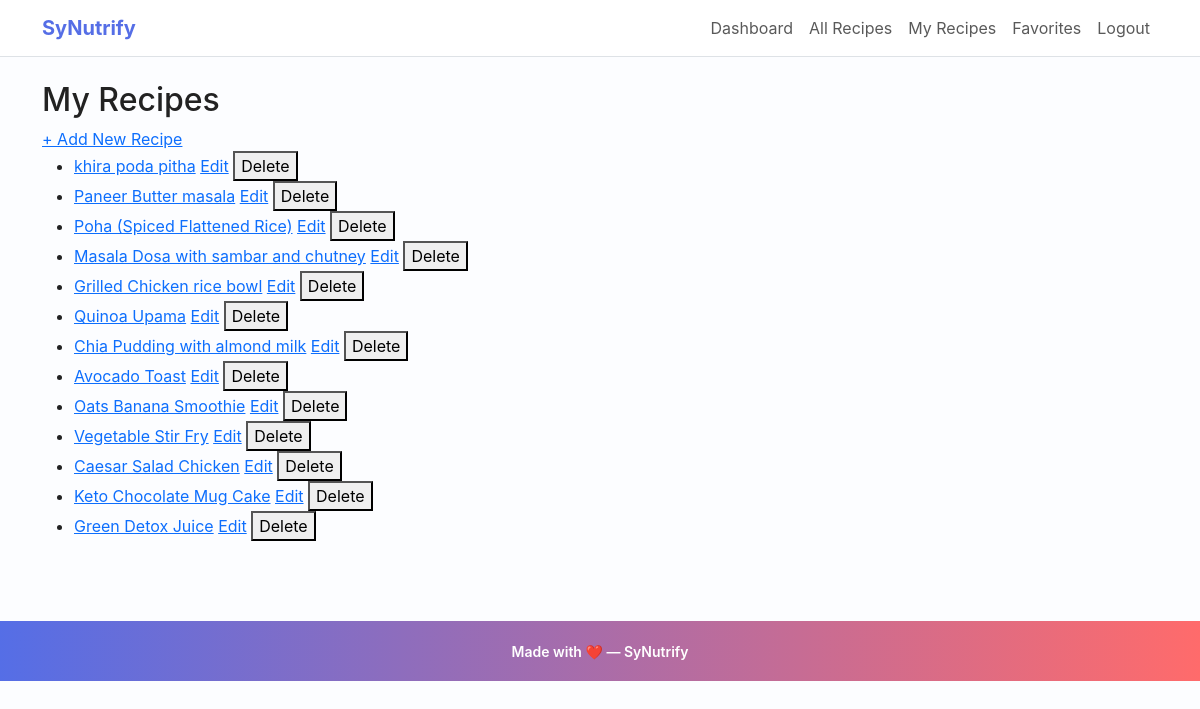
The app's page /my_recipes (signed in) with its own data.
### app.py (models this page shows)
class Recipe(db.Model):
    id = db.Column(db.Integer, primary_key=True)
    title = db.Column(db.String(150), nullable=False)
    image_url = db.Column(db.String(300))        # New: for recipe image
    ingredients = db.Column(db.Text, nullable=False)
    calories = db.Column(db.Float)
    proteins = db.Column(db.Float)
    fats = db.Column(db.Float)
    carbs = db.Column(db.Float)
    fibers = db.Column(db.Float)
    instructions = db.Column(db.Text, nullable=False)
    youtube_url = db.Column(db.String(300))
    user_id = db.Column(db.Integer, db.ForeignKey("user.id"), nullable=False)
    ratings = db.relationship("Rating", backref="recipe", lazy=True ,cascade="all, delete-orphan")
    comments = db.relationship("Comment", backref="recipe", lazy=True , cascade="all, delete-orphan")

### app.py (the view)
@app.route("/my_recipes")
@login_required
def my_recipes():
    user_recipes = Recipe.query.filter_by(user_id=current_user.id).all()
    return render_template("my_recipes.html", recipes=user_recipes)

### app.py (called while the page is built)
@app.context_processor
def inject_csrf_token():
    return dict(csrf_token=generate_csrf)

@login_manager.user_loader
def load_user(user_id):
    return User.query.get(int(user_id))

### templates/my_recipes.html (shortened to what this page needs)
{% extends "base.html" %}
{% block content %}
<h2>My Recipes</h2>
<a href="{{ url_for('add_recipe') }}">+ Add New Recipe</a>
<ul>
    {% for r in recipes %}
    <li>
        <a href="{{ url_for('recipe_detail', recipe_id=r.id) }}">{{ r.title }}</a>
        <a href="{{ url_for('edit_recipe', recipe_id=r.id) }}">Edit</a>
        <form action="{{ url_for('delete_recipe', recipe_id=r.id) }}" method="POST" style="display:inline" onsubmit="return confirm('Are you sure you want to delete this recipe?');">
            <button type="submit">Delete</button>
        </form>
    </li>
    {% else %}
    <li>You have not added any recipes yet.</li>
    {% endfor %}
</ul>
{% endblock %}

### static/css/style.css (style rules this page uses)
body { background-color: #f7f8fb; color: #333; }
:root { --primary:#ff6b6b; --accent:#556ee6; --muted:#6c757d; --card-bg:#ffffff; --page-bg:#fcfdff; }
body { background-color: var(--page-bg); color: #222; font-family: Inter, system-ui, -apple-system, 'Segoe UI', Roboto, 'Helvetica Neue', Arial; }

### records on screen
Recipe: title "khira poda pitha"
Recipe: title "Paneer Butter masala"
Recipe: title "Poha (Spiced Flattened Rice)"
Recipe: title "Masala Dosa with sambar and chutney"
Recipe: title "Grilled Chicken rice bowl"
Recipe: title "Quinoa Upama"
Recipe: title "Chia Pudding with almond milk"
Recipe: title "Avocado Toast"
Recipe: title "Oats Banana Smoothie"
Recipe: title "Vegetable Stir Fry"
Recipe: title "Caesar Salad Chicken"
Recipe: title "Keto Chocolate Mug Cake"
Recipe: title "Green Detox Juice"
